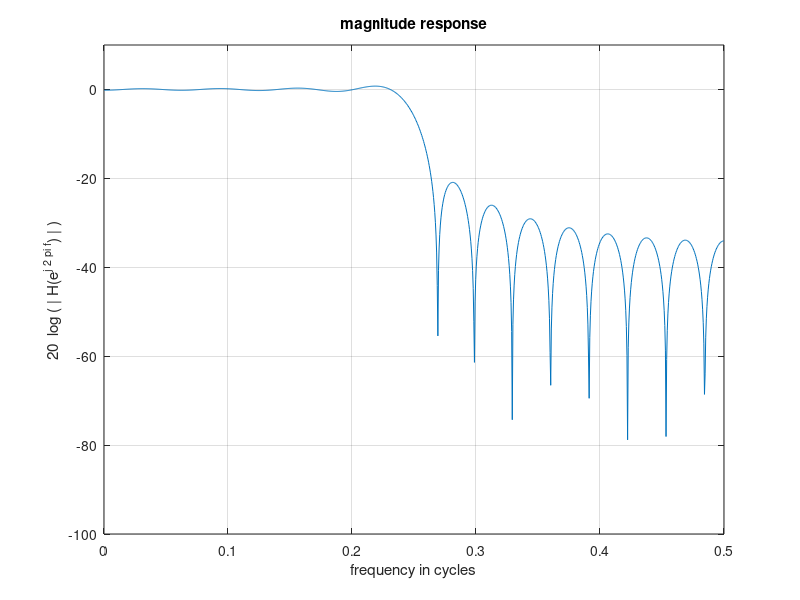
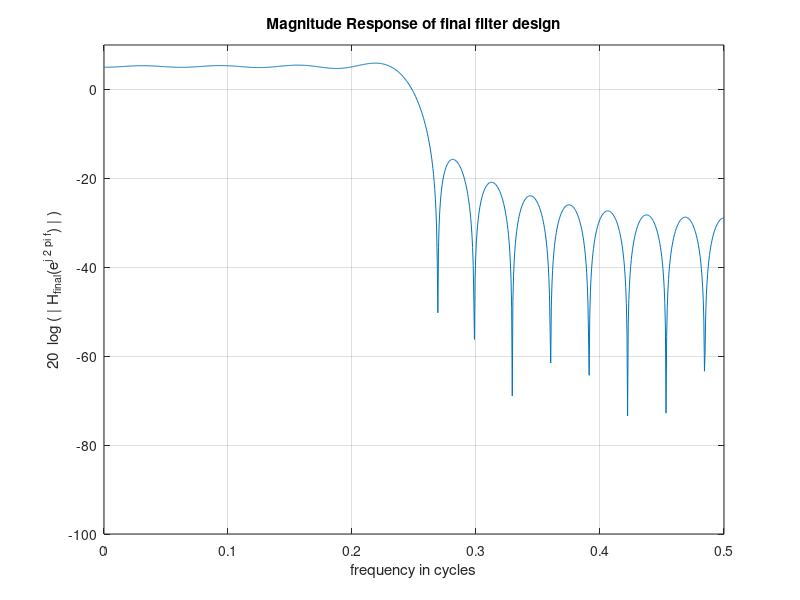
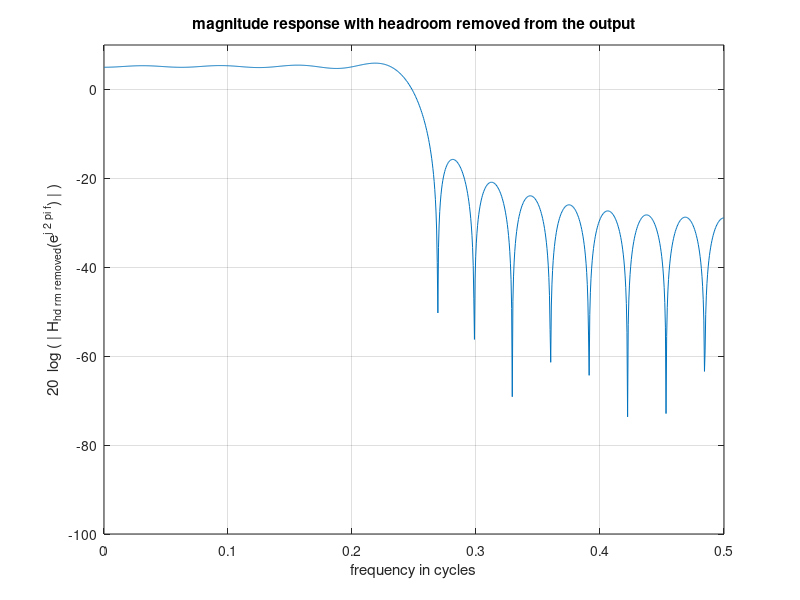

Reproduce these figures in MATLAB, in order.
% calculation of filter coefficients and the magnitude response
% for an approximation to a brick wall low pass filter
clc
close all
clear all

% parameters
% fp = 1/8;
% N=31;     
N_I = 2; % integer bits in filter output
N_F = 16; % fraction bits in filter output

% For Kaiser design
delta_p = 0.003;
delta_s = delta_p;
A = -20*log10(delta_p);
fs = 5/16;
fp = 3/16;  
% values to fill out for lab
% beta
bk_Rect = 0.1102*(A-8.7);
% transition width
tw = fs - fp;
fp = fs - tw/2;
N = round( (A-8)/(2.285*2*pi*tw) ) + 1;
N_OG = N;
N = N+6;

% N = 21;   % Deliverable 1

%derived parameters
n = [0:N-1];

% Begin Computation
% Find coefficients (i.e. the impulse response) for a filter that
% approximates a brick wall filter with a pass-band gain of 1.
h = 2 * fp * sin ( 2*pi * fp * (n- (N-1)/2) +10^(-8)) ./ ...
               (2*pi * fp *(n- (N-1)/2)+10^(-8));

% h = rcosdesign(0.25, 5, 4, 'sqrt');   % Deliverable 1
           
% For Kaiser design to meet spec, increasing order wasn't enough; might
% have to use PM to design it
% fb = [0 fp fp fc fc fs 0.5];
% ao = [1 1 1 0.5 0.5 0 0];


% Use the appropriate windows as specified in lab 5 p.9
% **Hann window**
% win = hann(N);
% **Kaiser equivalent of a Hann window**
% win = kaiser(N,3.86);
% **Hamming window**
% win = hamming(N);
% **Kaiser equivalent of a Hamming window**
% win = kaiser(N,4.86);
% **Blackman window**
% win = blackman(N);
% **Kaiser equivalent of a Blackman window**
% win = kaiser(N,7.04);
% **Rectangular window**
win = rectwin(N);
% **Kaiser equivalent of a Rectangular window**
% Note that N & beta was found using the pre-lab instructions
% win = kaiser(N, (0.1102*(A-8.7)) );

% Actual freq resp/windowed freq resp? (idk if this is the right term)
h = h.*win.';
  
% Find the magnitude response of the truncated impulse response
% when the infinite length response has a flat pass-band gain of 1.
% The truncated response will have ripple in the pass band.
w = [.5:1:1000]/1000*pi; % frequency vector in radians/sample
H= freqz(h, 1, w);
figure(1); plot (w/2/pi,20*log10(abs(H))); % freq axis in cycles/sample
grid; axis([0.0,0.5,-100,10]);
xlabel('frequency in cycles'); ylabel('20  log ( | H(e^{j 2 pi f}) | )');
title('magnitude response');
print -deps mag_response_for_length_31
% The peak of the magnitude response is
H_max = max(abs(H));

% Choose output format
% Since H_max was observed to be 1.102, the output format will require s
% 1 more integer bit than the input.  Since the format of the input 
% is 1s17 and output is to be 18 bits, the output must have format 2s16

% An output format of 2s16 can accommodate a peak value of nearly 2.
% However the peak output is 1.102. This leaves considerable headroom
% in the output. The head room in the output can be removed by increasing
% the peak gain of the filter to nearly 2. The gain can be increased
% to nearly 2 by scaling all the coefficients by (2/1.102)*safety_factor,
% where safety factor is slightly less than 1 to ensure the peak gain
% will be less than 2.


% Now scale the coefficient to remove the headroom in the output
safety_factor = 0.999; % used to ensure peak gain is less than 2
h_hd_rm_removed = h * (2/1.102) * safety_factor; 


% Find the magnitude response of the scaled truncated impulse response
w = [.5:1:1000]/1000*pi; % frequency vector in radians/sample
H_hd_rm_removed= freqz(h_hd_rm_removed, 1, w);
figure(2); 
plot (w/2/pi,20*log10(abs(H_hd_rm_removed))); % freq axis in cycles/sample
grid; axis([0.0,0.5,-100,10]);
xlabel('frequency in cycles'); 
ylabel('20  log ( | H_{hd rm removed}(e^{j 2 pi f}) | )');
title('magnitude response with headroom removed from the output')


% Convert h_hd_rm_removed ( which has 1 integer bit with matlab precision 
% number of fraction bits, say 1s"infinity" format ) to 18s0 format 
% ( which is an 18 bit signed decimal integer ). An 18 bit  signed decimal
% integer can be entered into a Verilog HDL as "18'sd number" if "number" 
%  is positive and  as "-18sd |number|" if "number" is negative
h_signed_integer = round(h_hd_rm_removed * 2^17);
coefficients_for_Verilog_HDL = h_signed_integer' % print h_signed_integer 
                                                 % as a column vector in
                                                 % the command window

% Convert the 18 bit signed integer to a 1s17 format so that the actual
% magnitude response (i.e. the magnitude response with coefficients
% that have only 18 bits of precision) can be calculated
h_final = h_signed_integer/2^17; 
coefficients_in_18_bit_precision = h_final' % print h_final as a column  
                                            % vector in the command window

% Find the frequency response of the final filter, which has coefficients
% with only 18 bits of precision
w = [.5:1:1000]/1000*pi; % frequency vector in radians/sample
H_final = freqz(h_final, 1, w);
H_final_max = max(abs(H_final));
figure(3); 
plot (w/2/pi,20*log10(abs(H_final))); % freq axis in cycles/sample
grid; 
axis([0.0,0.5,-100,10]);
xlabel('frequency in cycles');
ylabel('20  log ( | H_{final}(e^{j 2 pi f}) | )');
title('Magnitude Response of final filter design');
print -deps mag_response_with_practical_coefficients.eps


% NB: FOR INTEREST ONLY - NOT NEEDED IN THE LAB
% the coefficient in 1s18 format, i.e.  h_signed_integer,
% can be converted to an 18 bit decimal integer in 2s complement format.
% 2s complemnent is suitable for entering into Veilog HDL. If the 2s  
% complement format number is in matlab variable h_2s_comp, then the 
% Verilog HDL entry could be ``assign b_k = 18'd h_2s_comp(k)'', where 
% the decimal number value of h_2s_comp(k) is typed in its place. 
% In this format all values of h_2s_comp(k) are positive.
for k = [1:N],
if (h_signed_integer(k) < 0) % need to take two's complement
    h_2s_comp(k) = 2^18+h_signed_integer(k);
else
    h_2s_comp(k) = h_signed_integer(k);
end 
end


